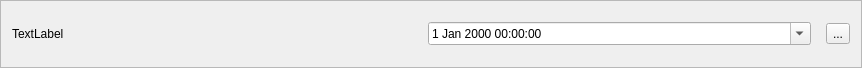
<ui version="4.0" >
 <class>Form</class>
 <widget class="QFrame" name="Form" >
  <property name="geometry" >
   <rect>
    <x>0</x>
    <y>0</y>
    <width>862</width>
    <height>68</height>
   </rect>
  </property>
  <property name="windowTitle" >
   <string>Form</string>
  </property>
  <property name="frameShape" >
   <enum>QFrame::StyledPanel</enum>
  </property>
  <property name="frameShadow" >
   <enum>QFrame::Raised</enum>
  </property>
  <layout class="QGridLayout" name="gridLayout" >
   <item row="0" column="0" >
    <layout class="QHBoxLayout" name="horizontalLayout" >
     <item>
      <widget class="QLabel" name="label" >
       <property name="text" >
        <string>TextLabel</string>
       </property>
      </widget>
     </item>
     <item>
      <widget class="QFrame" name="frame" >
       <property name="sizePolicy" >
        <sizepolicy vsizetype="Minimum" hsizetype="Minimum" >
         <horstretch>0</horstretch>
         <verstretch>0</verstretch>
        </sizepolicy>
       </property>
       <property name="font" >
        <font>
         <kerning>false</kerning>
        </font>
       </property>
       <property name="frameShape" >
        <enum>QFrame::NoFrame</enum>
       </property>
       <property name="frameShadow" >
        <enum>QFrame::Plain</enum>
       </property>
       <property name="lineWidth" >
        <number>0</number>
       </property>
       <property name="midLineWidth" >
        <number>0</number>
       </property>
       <layout class="QGridLayout" name="gridLayout_2" >
        <item row="0" column="0" >
         <layout class="QVBoxLayout" name="verticalLayout" >
          <item>
           <widget class="QDateTimeEdit" name="dateTimeEdit" >
            <property name="calendarPopup" >
             <bool>true</bool>
            </property>
           </widget>
          </item>
         </layout>
        </item>
       </layout>
      </widget>
     </item>
     <item>
      <widget class="QToolButton" name="toolButton" >
       <property name="text" >
        <string>...</string>
       </property>
      </widget>
     </item>
    </layout>
   </item>
  </layout>
 </widget>
 <resources/>
 <connections/>
</ui>
